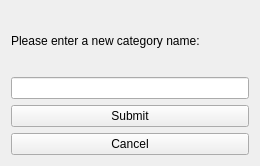
<?xml version="1.0" encoding="UTF-8"?>
<ui version="4.0">
 <class>Categorywindow</class>
 <widget class="QWidget" name="Categorywindow">
  <property name="geometry">
   <rect>
    <x>0</x>
    <y>0</y>
    <width>260</width>
    <height>166</height>
   </rect>
  </property>
  <property name="windowTitle">
   <string>New Category</string>
  </property>
  <layout class="QVBoxLayout" name="verticalLayout_2">
   <item>
    <layout class="QVBoxLayout" name="verticalLayout">
     <item>
      <widget class="QLabel" name="label">
       <property name="sizePolicy">
        <sizepolicy hsizetype="Preferred" vsizetype="Preferred">
         <horstretch>0</horstretch>
         <verstretch>0</verstretch>
        </sizepolicy>
       </property>
       <property name="text">
        <string>Please enter a new category name:</string>
       </property>
      </widget>
     </item>
     <item>
      <widget class="QLineEdit" name="category_entry"/>
     </item>
     <item>
      <widget class="QPushButton" name="submit_btn">
       <property name="text">
        <string>Submit</string>
       </property>
      </widget>
     </item>
     <item>
      <widget class="QPushButton" name="cancel_btn">
       <property name="text">
        <string>Cancel</string>
       </property>
      </widget>
     </item>
    </layout>
   </item>
  </layout>
 </widget>
 <resources/>
 <connections/>
</ui>
